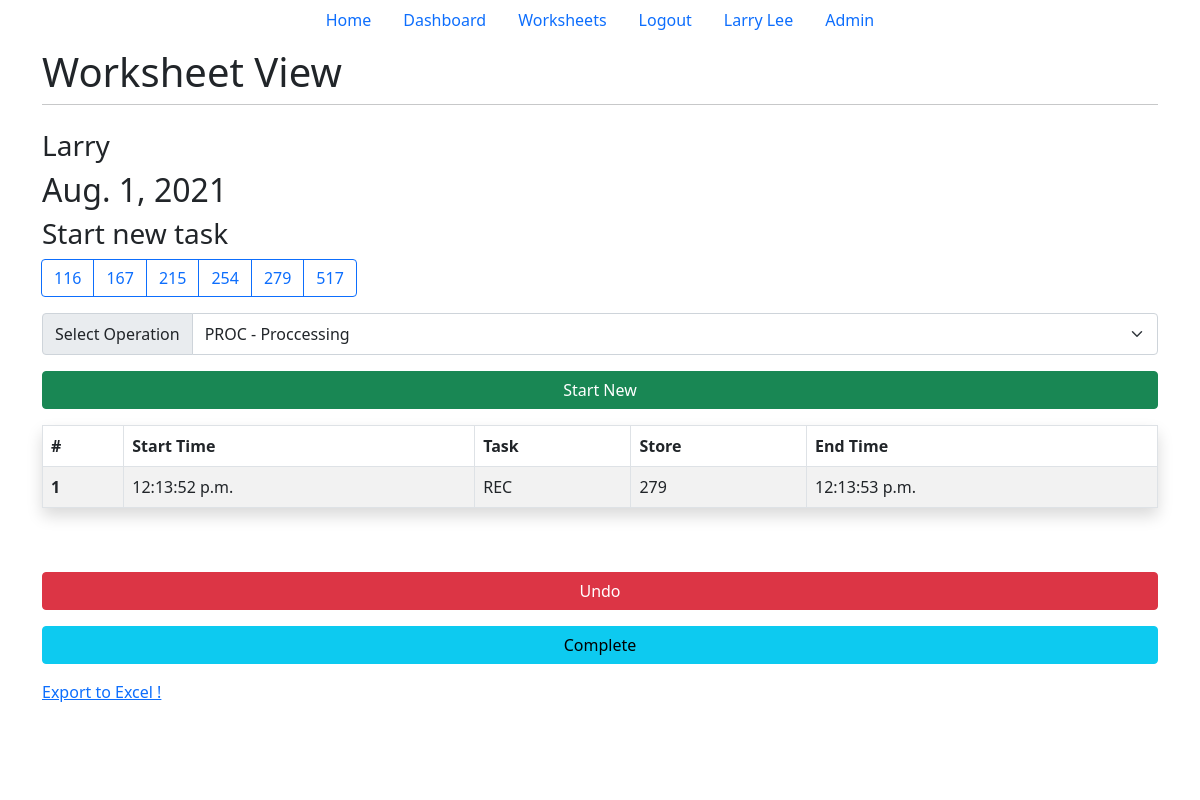
Page /tracker/12 (signed in) on the committed database.
### main/models.py (models this page shows, shortened)
class Worksheet(models.Model):
    user = models.ForeignKey(
        User, on_delete=models.CASCADE, related_name="worksheet", null=True)
    name = models.CharField(max_length=20)
    date = models.DateField(name="date", auto_now_add=True)
    stores = [
        {"name": 'Orlando',  "number": 116},
        {"name": 'LBV',      "number": 167},
        {"name": 'Vineland', "number": 215},
        {"name": 'Footwear', "number": 254},
        {"name": 'Youth',    "number": 279},
        {"name": 'Disney',   "number": 517},
    ]
    class Meta:
        verbose_name = _("Worksheet")
        verbose_name_plural = _("Worksheets")
    def get_operations(self):
        op = Operation.objects.all()
        list = []
        for item in op:
            list.append({"name":item.name, "desc":item.description})
        return list
    operations = get_operations

class Operation(models.Model):
    name = models.CharField(name="name", max_length=30)
    description = models.CharField(name="description", max_length=30)
    class Meta:
        verbose_name = _("Operation")
        verbose_name_plural = _("Operations")

class Entry(models.Model):
    worksheet = models.ForeignKey(Worksheet, on_delete=models.CASCADE)
    start_time = models.TimeField(name="start_time", null=True, blank=True)
    operation = models.CharField(name="operation", max_length=10)
    store = models.IntegerField(name="store", default=116)
    end_time = models.TimeField(name="end_time", null=True, blank=True)
    class Meta:
        verbose_name = _("entry")
        verbose_name_plural = _("entries")
    def __str__(self):
        day = self.worksheet.date.strftime('%A')
        start = self.start_time.strftime('%I:%M:%S %p')
        if self.end_time == None:
            end = "None"
        else:
            end = self.end_time.strftime('%I:%M:%S %p')
        return day + "-" + str(self.store) + "-" + self.operation + "-" + start + "-" + end

### tracker/views.py (the view, shortened to what this page needs)
# urls.py: path('tracker/<int:id>', tv.tracker, name="tracker"),
def tracker(response, id):
    try:
        ws = Worksheet.objects.get(id=id)
    except (Worksheet.DoesNotExist, AttributeError) as e:
        print(e)
        return HttpResponseRedirect('/')
    if (get_view_flag(response, ws)):
        response.session['ws'] = id
        return render(response, 'tracker/tracker.html', {"ws": ws})
    return render(response, "worksheets.html", {"ws": ws})

### tracker/views.py (called while the page is built)
def get_view_flag(response, ws):
    if response.user.is_superuser:
        return True
    if ws in response.user.worksheet.all():
        return True
    return False

### tracker/templates/tracker/tracker.html (shortened to what this page needs)
{% extends 'base.html' %}
{% load tz %}
{% block title2 %}Worksheet View{% endblock title2 %}
{% block content %}
{% if user.is_authenticated %}
<h3>{{ws.name}}</h3>
<h2>{{ws.date}}</h2>
<h3>Start new task</h3>
<div class="d-grid gap-3">
    <form method="post" action="#" , class="form-group">
        <div class="d-grid gap-3">
            <div class="btn-group-lg gap-3 me-1" role="toolbar" aria-label="Toolbar with button groups">
                <div class="btn-group" role="group" aria-label="Basic radio toggle button group">
                    {% for item in ws.stores %}
                    <label class="btn btn-outline-primary" for="btnradio{{forloop.counter}}">{{item.number}}</label>
                    {% endfor %}
                </div>
            </div>
            <div class="input-group">
                <div class="input-group-text" id="btnGroupAddon">Select Operation</div>
                <select class="form-select form-control-lg" name="operation_list" aria-describedby="btnGroupAddon"
                    required>
                    {% for item in ws.operations %}
                    <option value={{item.name}}>{{item.name}} - {{item.desc}}</option>
                    {% endfor %}
                </select>
            </div>
            <div class="d-grid gap-3">
                <button class="btn btn-success" type="submit" name="start_new" , value="start_new">Start New</button>
            </div>
        </div>
    </form>
    <table class="table table-striped table-hover table-bordered shadow p-3 mb-5 bg-body rounded">
        <thead>
            <tr>
                <th scope="col">#</th>
                <th scope="col">Start Time</th>
                <th scope="col">Task</th>
                <th scope="col">Store</th>
                <th scope="col">End Time</th>
            </tr>
        </thead>
        <tbody>
            {% for entry in ws.entry_set.all %}
            <tr>
                <th scope="row">{{forloop.counter}}</th>
                <td colspan="1">{{entry.start_time}}</td>
                <td colspan="1">{{entry.operation}}</td>
                <td colspan="1">{{entry.store}}</td>
                <td colspan="1">{{entry.end_time}}</td>
            </tr>
            {% endfor %}
        </tbody>
    </table>
    <button type="button" class="btn btn-danger" data-bs-toggle="modal" data-bs-target="#undo_button">
        Undo
    </button>
    <form method="post" action="#" , class="form-group">
        <div class="d-grid gap-3">
            <button class="btn btn-info" type="submit" name="complete" , value="complete">Complete</button>
        </div>
    </form>
    <a href="/export">Export to Excel !</a>
</div>
{% endif %}
{% endblock content %}

### main/templates/base.html (shortened to what this page needs)
<!doctype html>
<html lang="en">
<head>
    <link href="https://cdn.jsdelivr.net/npm/bootstrap@5.0.2/dist/css/bootstrap.min.css" rel="stylesheet"
>
</head>
<body>
    {% block nav %}
    <ul class="nav justify-content-center">
        <li class="nav-item">
            <a class="nav-link" href="/">Home</a>
        </li>
        <li class="nav-item">
            <a class="nav-link" href="/dashboard">Dashboard</a>
        </li>
        {% if user.is_authenticated %}
        <li class="nav-item">
            <a class="nav-link" href="/worksheets">Worksheets</a>
        </li>
        <li class="nav-item">
            <a class="nav-link" href="/logout">Logout</a>
        </li>
        <li>
            <a class="nav-link">{{user.first_name}} {{user.last_name}}</a>
        </li>
            {% if user.is_superuser %}
            <li class="nav-item">
                <a class="nav-link" href="/admin">Admin</a>
            </li>
            {% endif %}
        {% endif %}
    </ul>
    {% endblock nav %}
    <div class="wrapper container" id="content" , name="content" , class="main">
        <div class="row justify-content-center">
            <div class="col-12">
                <h1 class="mt-2"> {% block title2 %}Task Tracker{% endblock title2 %}</h1>
                <hr class="mt-0 mb-4">
                {% block content %}
                {% endblock content %}
            </div>
        </div>
    </div>
    {% block foot %}
    <footer class="mt-auto"></footer>
    {% endblock foot %}
</body>
</html>

### main/templates/base.html (style rules this page uses)
footer { background: rgb(255, 255, 255); height: 100px; padding: auto; }
html, body { max-width: 100%; overflow-x: hidden; }

### rows in the picture
Worksheet: name "Larry", date "Aug. 1, 2021", operation_list "PROC - Proccessing"
Entry: start_time "12:13:52 p.m.", operation "REC", store "279", end_time "12:13:53 p.m."

### other values in the picture
{{ user.first_name }} "Larry"
{{ user.last_name }} "Lee"
{{ item.number }} "116" "167" "215" "254" "279" "517"
